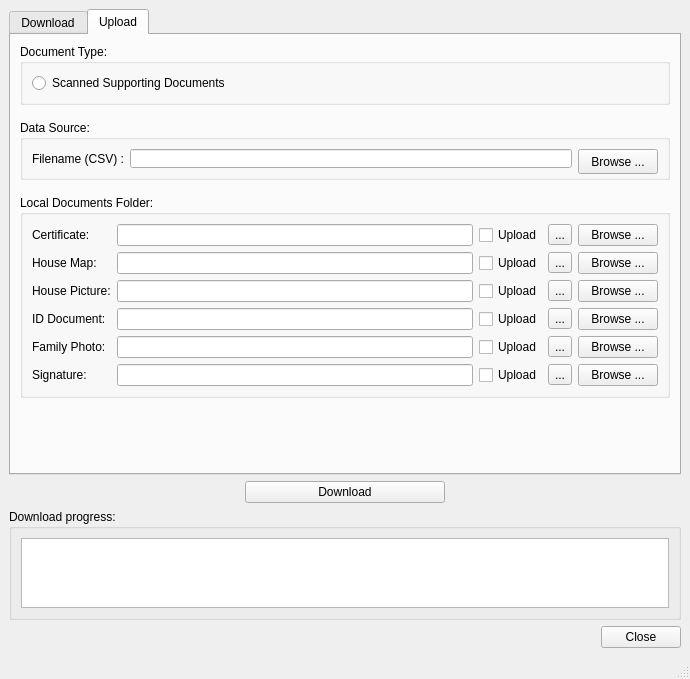
<?xml version="1.0" encoding="UTF-8"?>
<ui version="4.0">
 <class>DocumentDownloader</class>
 <widget class="QMainWindow" name="DocumentDownloader">
  <property name="geometry">
   <rect>
    <x>0</x>
    <y>0</y>
    <width>690</width>
    <height>638</height>
   </rect>
  </property>
  <property name="windowTitle">
   <string>Download and Upload Documents</string>
  </property>
  <widget class="QWidget" name="centralwidget">
   <layout class="QVBoxLayout" name="verticalLayout_4">
    <item>
     <widget class="QTabWidget" name="twDocument">
      <property name="currentIndex">
       <number>1</number>
      </property>
      <widget class="QWidget" name="tbDownload">
       <attribute name="title">
        <string>Download</string>
       </attribute>
       <layout class="QVBoxLayout" name="verticalLayout" stretch="0,0,0,0">
        <property name="spacing">
         <number>0</number>
        </property>
        <item>
         <widget class="QGroupBox" name="groupBox_2">
          <property name="title">
           <string>Document Type:</string>
          </property>
          <layout class="QHBoxLayout" name="horizontalLayout">
           <item>
            <widget class="QRadioButton" name="rbKoboMedia">
             <property name="text">
              <string>Claims File Documents</string>
             </property>
             <property name="autoExclusive">
              <bool>false</bool>
             </property>
            </widget>
           </item>
           <item>
            <widget class="QRadioButton" name="rbSupportDoc">
             <property name="text">
              <string>Supporting Documents</string>
             </property>
             <property name="autoExclusive">
              <bool>false</bool>
             </property>
            </widget>
           </item>
          </layout>
         </widget>
        </item>
        <item>
         <widget class="QGroupBox" name="groupBox">
          <property name="title">
           <string>Source:</string>
          </property>
          <layout class="QHBoxLayout" name="horizontalLayout_2">
           <item>
            <widget class="QLabel" name="label">
             <property name="text">
              <string>Dataset</string>
             </property>
            </widget>
           </item>
           <item>
            <widget class="QLineEdit" name="txtDataSource">
             <property name="maxLength">
              <number>200</number>
             </property>
            </widget>
           </item>
           <item>
            <widget class="QPushButton" name="btnBrowseSource">
             <property name="text">
              <string>Browse</string>
             </property>
            </widget>
           </item>
          </layout>
         </widget>
        </item>
        <item>
         <widget class="QGroupBox" name="groupBox_7">
          <property name="title">
           <string>Kobo Settings</string>
          </property>
          <layout class="QGridLayout" name="gridLayout_4">
           <item row="0" column="0">
            <widget class="QLabel" name="label_4">
             <property name="text">
              <string>Media URL:</string>
             </property>
            </widget>
           </item>
           <item row="1" column="0">
            <widget class="QLabel" name="label_5">
             <property name="text">
              <string>Kobo Username:</string>
             </property>
            </widget>
           </item>
           <item row="1" column="1">
            <widget class="QLineEdit" name="edtKoboUsername">
             <property name="readOnly">
              <bool>false</bool>
             </property>
            </widget>
           </item>
           <item row="2" column="1">
            <widget class="QLineEdit" name="edtKoboPassword">
             <property name="echoMode">
              <enum>QLineEdit::Password</enum>
             </property>
            </widget>
           </item>
           <item row="0" column="1">
            <widget class="QLineEdit" name="edtMediaUrl">
             <property name="readOnly">
              <bool>false</bool>
             </property>
            </widget>
           </item>
           <item row="2" column="0">
            <widget class="QLabel" name="label_6">
             <property name="text">
              <string>Kobo Password:</string>
             </property>
            </widget>
           </item>
          </layout>
         </widget>
        </item>
        <item>
         <widget class="QGroupBox" name="groupBox_8">
          <property name="title">
           <string>Local Document Folders:</string>
          </property>
          <layout class="QVBoxLayout" name="verticalLayout_2">
           <item>
            <layout class="QGridLayout" name="gridLayout_2">
             <item row="0" column="0">
              <widget class="QLabel" name="label_7">
               <property name="text">
                <string>Family Photos:</string>
               </property>
              </widget>
             </item>
             <item row="0" column="1">
              <widget class="QLineEdit" name="edtFamilyFolder"/>
             </item>
             <item row="0" column="2">
              <widget class="QCheckBox" name="cbFamilyPhoto">
               <property name="text">
                <string>Download</string>
               </property>
               <property name="checkable">
                <bool>true</bool>
               </property>
              </widget>
             </item>
             <item row="0" column="3">
              <widget class="QToolButton" name="tbFamilyFolder">
               <property name="text">
                <string>...</string>
               </property>
              </widget>
             </item>
             <item row="0" column="4">
              <widget class="QPushButton" name="btnFamilyBrowse">
               <property name="text">
                <string>Browse ...</string>
               </property>
              </widget>
             </item>
             <item row="1" column="0">
              <widget class="QLabel" name="label_8">
               <property name="text">
                <string>Signatures:</string>
               </property>
              </widget>
             </item>
             <item row="1" column="1">
              <widget class="QLineEdit" name="edtSignFolder"/>
             </item>
             <item row="1" column="2">
              <widget class="QCheckBox" name="cbSign">
               <property name="text">
                <string>Download</string>
               </property>
              </widget>
             </item>
             <item row="1" column="3">
              <widget class="QToolButton" name="tbSignFolder">
               <property name="text">
                <string>...</string>
               </property>
              </widget>
             </item>
             <item row="1" column="4">
              <widget class="QPushButton" name="btnSignFolder">
               <property name="text">
                <string>Browse ...</string>
               </property>
              </widget>
             </item>
             <item row="2" column="0">
              <widget class="QLabel" name="label_9">
               <property name="text">
                <string>House Map:</string>
               </property>
              </widget>
             </item>
             <item row="2" column="1">
              <widget class="QLineEdit" name="edtHouseFolder"/>
             </item>
             <item row="2" column="2">
              <widget class="QCheckBox" name="cbHousePhoto">
               <property name="text">
                <string>Download</string>
               </property>
              </widget>
             </item>
             <item row="2" column="3">
              <widget class="QToolButton" name="tbHouseFolder">
               <property name="text">
                <string>...</string>
               </property>
              </widget>
             </item>
             <item row="2" column="4">
              <widget class="QPushButton" name="btnHouseFolder">
               <property name="text">
                <string>Browse ...</string>
               </property>
              </widget>
             </item>
             <item row="3" column="0">
              <widget class="QLabel" name="label_11">
               <property name="text">
                <string>House Picture:</string>
               </property>
              </widget>
             </item>
             <item row="3" column="1">
              <widget class="QLineEdit" name="edtHousePic"/>
             </item>
             <item row="3" column="2">
              <widget class="QCheckBox" name="cbHousePic">
               <property name="text">
                <string>Download</string>
               </property>
              </widget>
             </item>
             <item row="3" column="3">
              <widget class="QToolButton" name="tbHousePic">
               <property name="text">
                <string>...</string>
               </property>
              </widget>
             </item>
             <item row="3" column="4">
              <widget class="QPushButton" name="btnHousePic">
               <property name="text">
                <string>Browse ...</string>
               </property>
              </widget>
             </item>
             <item row="4" column="0">
              <widget class="QLabel" name="label_12">
               <property name="text">
                <string>ID Picture:</string>
               </property>
              </widget>
             </item>
             <item row="4" column="1">
              <widget class="QLineEdit" name="edtIdPic"/>
             </item>
             <item row="4" column="2">
              <widget class="QCheckBox" name="cbIdPic">
               <property name="text">
                <string>Download</string>
               </property>
              </widget>
             </item>
             <item row="4" column="3">
              <widget class="QToolButton" name="tbIdPic">
               <property name="text">
                <string>...</string>
               </property>
              </widget>
             </item>
             <item row="4" column="4">
              <widget class="QPushButton" name="btnIdPic">
               <property name="text">
                <string>Browse ...</string>
               </property>
              </widget>
             </item>
            </layout>
           </item>
          </layout>
         </widget>
        </item>
       </layout>
      </widget>
      <widget class="QWidget" name="tbUpload">
       <attribute name="title">
        <string>Upload</string>
       </attribute>
       <layout class="QVBoxLayout" name="verticalLayout_3">
        <property name="spacing">
         <number>15</number>
        </property>
        <property name="bottomMargin">
         <number>9</number>
        </property>
        <item>
         <widget class="QGroupBox" name="groupBox_5">
          <property name="title">
           <string>Document Type:</string>
          </property>
          <layout class="QHBoxLayout" name="horizontalLayout_5">
           <item>
            <widget class="QRadioButton" name="rbScannedDoc">
             <property name="text">
              <string>Scanned Supporting Documents</string>
             </property>
            </widget>
           </item>
          </layout>
         </widget>
        </item>
        <item>
         <widget class="QGroupBox" name="groupBox_3">
          <property name="minimumSize">
           <size>
            <width>0</width>
            <height>60</height>
           </size>
          </property>
          <property name="title">
           <string>Data Source:</string>
          </property>
          <layout class="QHBoxLayout" name="horizontalLayout_7">
           <item>
            <layout class="QHBoxLayout" name="horizontalLayout_6">
             <item>
              <widget class="QLabel" name="label_16">
               <property name="text">
                <string>Filename (CSV) :</string>
               </property>
              </widget>
             </item>
             <item>
              <widget class="QLineEdit" name="edtUploadFile"/>
             </item>
             <item>
              <widget class="QPushButton" name="btnUploadFile">
               <property name="minimumSize">
                <size>
                 <width>0</width>
                 <height>25</height>
                </size>
               </property>
               <property name="text">
                <string>Browse ...</string>
               </property>
              </widget>
             </item>
            </layout>
           </item>
          </layout>
         </widget>
        </item>
        <item>
         <widget class="QGroupBox" name="groupBox_4">
          <property name="title">
           <string>Local Documents Folder:</string>
          </property>
          <layout class="QVBoxLayout" name="verticalLayout_5">
           <item>
            <layout class="QGridLayout" name="gridLayout">
             <item row="0" column="3">
              <widget class="QToolButton" name="tbScannedDoc">
               <property name="text">
                <string>...</string>
               </property>
              </widget>
             </item>
             <item row="0" column="1">
              <widget class="QLineEdit" name="edtScannedDoc"/>
             </item>
             <item row="0" column="0">
              <widget class="QLabel" name="label_2">
               <property name="text">
                <string>Certificate:</string>
               </property>
              </widget>
             </item>
             <item row="0" column="2">
              <widget class="QCheckBox" name="cbScannedDoc">
               <property name="text">
                <string>Upload</string>
               </property>
              </widget>
             </item>
             <item row="0" column="4">
              <widget class="QPushButton" name="btnScannedDoc">
               <property name="text">
                <string>Browse ...</string>
               </property>
              </widget>
             </item>
             <item row="1" column="0">
              <widget class="QLabel" name="label_3">
               <property name="text">
                <string>House Map:</string>
               </property>
              </widget>
             </item>
             <item row="2" column="0">
              <widget class="QLabel" name="label_10">
               <property name="text">
                <string>House Picture:</string>
               </property>
              </widget>
             </item>
             <item row="3" column="0">
              <widget class="QLabel" name="label_13">
               <property name="text">
                <string>ID Document:</string>
               </property>
              </widget>
             </item>
             <item row="1" column="1">
              <widget class="QLineEdit" name="edtScannedHseMap"/>
             </item>
             <item row="2" column="1">
              <widget class="QLineEdit" name="edtScannedHsePic"/>
             </item>
             <item row="3" column="1">
              <widget class="QLineEdit" name="edtScannedIdDoc"/>
             </item>
             <item row="1" column="2">
              <widget class="QCheckBox" name="cbScannedHseMap">
               <property name="text">
                <string>Upload</string>
               </property>
              </widget>
             </item>
             <item row="2" column="2">
              <widget class="QCheckBox" name="cbScannedHsePic">
               <property name="text">
                <string>Upload</string>
               </property>
              </widget>
             </item>
             <item row="3" column="2">
              <widget class="QCheckBox" name="cbScannedIdDoc">
               <property name="text">
                <string>Upload</string>
               </property>
              </widget>
             </item>
             <item row="1" column="3">
              <widget class="QToolButton" name="tbScannedHseMap">
               <property name="text">
                <string>...</string>
               </property>
              </widget>
             </item>
             <item row="2" column="3">
              <widget class="QToolButton" name="tbScannedHsePic">
               <property name="text">
                <string>...</string>
               </property>
              </widget>
             </item>
             <item row="3" column="3">
              <widget class="QToolButton" name="tbScannedIdDoc">
               <property name="text">
                <string>...</string>
               </property>
              </widget>
             </item>
             <item row="1" column="4">
              <widget class="QPushButton" name="btnScannedHseMap">
               <property name="text">
                <string>Browse ...</string>
               </property>
              </widget>
             </item>
             <item row="2" column="4">
              <widget class="QPushButton" name="btnScannedHsePic">
               <property name="text">
                <string>Browse ...</string>
               </property>
              </widget>
             </item>
             <item row="3" column="4">
              <widget class="QPushButton" name="btnScannedIdDoc">
               <property name="text">
                <string>Browse ...</string>
               </property>
              </widget>
             </item>
             <item row="4" column="0">
              <widget class="QLabel" name="label_14">
               <property name="text">
                <string>Family Photo:</string>
               </property>
              </widget>
             </item>
             <item row="4" column="1">
              <widget class="QLineEdit" name="edtScannedFamilyPhoto"/>
             </item>
             <item row="4" column="3">
              <widget class="QToolButton" name="tbScannedFamilyPhoto">
               <property name="text">
                <string>...</string>
               </property>
              </widget>
             </item>
             <item row="4" column="4">
              <widget class="QPushButton" name="btnScannedFamilyPhoto">
               <property name="text">
                <string>Browse ...</string>
               </property>
              </widget>
             </item>
             <item row="4" column="2">
              <widget class="QCheckBox" name="cbScannedFamilyPhoto">
               <property name="text">
                <string>Upload</string>
               </property>
              </widget>
             </item>
             <item row="5" column="0">
              <widget class="QLabel" name="label_15">
               <property name="text">
                <string>Signature:</string>
               </property>
              </widget>
             </item>
             <item row="5" column="1">
              <widget class="QLineEdit" name="edtScannedSignature"/>
             </item>
             <item row="5" column="2">
              <widget class="QCheckBox" name="cbScannedSignature">
               <property name="text">
                <string>Upload</string>
               </property>
              </widget>
             </item>
             <item row="5" column="3">
              <widget class="QToolButton" name="tbScannedSignature">
               <property name="text">
                <string>...</string>
               </property>
              </widget>
             </item>
             <item row="5" column="4">
              <widget class="QPushButton" name="btnScannedSignature">
               <property name="text">
                <string>Browse ...</string>
               </property>
              </widget>
             </item>
            </layout>
           </item>
          </layout>
         </widget>
        </item>
        <item>
         <spacer name="verticalSpacer">
          <property name="orientation">
           <enum>Qt::Vertical</enum>
          </property>
          <property name="sizeHint" stdset="0">
           <size>
            <width>20</width>
            <height>227</height>
           </size>
          </property>
         </spacer>
        </item>
       </layout>
      </widget>
     </widget>
    </item>
    <item>
     <layout class="QHBoxLayout" name="horizontalLayout_4">
      <item>
       <spacer name="horizontalSpacer_3">
        <property name="orientation">
         <enum>Qt::Horizontal</enum>
        </property>
        <property name="sizeHint" stdset="0">
         <size>
          <width>20</width>
          <height>20</height>
         </size>
        </property>
       </spacer>
      </item>
      <item>
       <widget class="QPushButton" name="btnDownload">
        <property name="minimumSize">
         <size>
          <width>200</width>
          <height>0</height>
         </size>
        </property>
        <property name="text">
         <string>Download</string>
        </property>
       </widget>
      </item>
      <item>
       <spacer name="horizontalSpacer_2">
        <property name="orientation">
         <enum>Qt::Horizontal</enum>
        </property>
        <property name="sizeHint" stdset="0">
         <size>
          <width>40</width>
          <height>20</height>
         </size>
        </property>
       </spacer>
      </item>
     </layout>
    </item>
    <item>
     <widget class="QGroupBox" name="gbProgress">
      <property name="title">
       <string>Download progress:</string>
      </property>
      <layout class="QGridLayout" name="gridLayout_7">
       <item row="0" column="0">
        <widget class="QTextEdit" name="edtProgress">
         <property name="readOnly">
          <bool>true</bool>
         </property>
        </widget>
       </item>
      </layout>
     </widget>
    </item>
    <item>
     <layout class="QHBoxLayout" name="horizontalLayout_3">
      <item>
       <spacer name="horizontalSpacer">
        <property name="orientation">
         <enum>Qt::Horizontal</enum>
        </property>
        <property name="sizeHint" stdset="0">
         <size>
          <width>40</width>
          <height>20</height>
         </size>
        </property>
       </spacer>
      </item>
      <item>
       <widget class="QPushButton" name="btnClose">
        <property name="text">
         <string>Close</string>
        </property>
       </widget>
      </item>
     </layout>
    </item>
   </layout>
  </widget>
  <widget class="QStatusBar" name="statusbar"/>
 </widget>
 <resources/>
 <connections/>
</ui>
